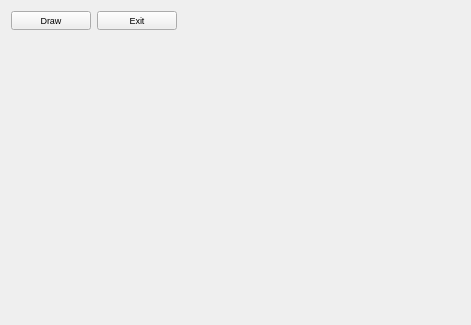
<?xml version="1.0" encoding="UTF-8"?>
<ui version="4.0">
 <class>MainWindow</class>
 <widget class="QMainWindow" name="MainWindow">
  <property name="geometry">
   <rect>
    <x>0</x>
    <y>0</y>
    <width>471</width>
    <height>325</height>
   </rect>
  </property>
  <property name="windowTitle">
   <string>MainWindow</string>
  </property>
  <widget class="QWidget" name="centralWidget">
   <layout class="QGridLayout" name="gridLayout">
    <item row="0" column="0">
     <layout class="QHBoxLayout" name="horizontalLayout">
      <item>
       <widget class="QPushButton" name="pbDraw">
        <property name="font">
         <font>
          <pointsize>7</pointsize>
         </font>
        </property>
        <property name="text">
         <string>Draw</string>
        </property>
       </widget>
      </item>
      <item>
       <widget class="QPushButton" name="pbExit">
        <property name="font">
         <font>
          <pointsize>7</pointsize>
         </font>
        </property>
        <property name="text">
         <string>Exit</string>
        </property>
       </widget>
      </item>
      <item>
       <spacer name="horizontalSpacer">
        <property name="orientation">
         <enum>Qt::Horizontal</enum>
        </property>
        <property name="sizeHint" stdset="0">
         <size>
          <width>350</width>
          <height>20</height>
         </size>
        </property>
       </spacer>
      </item>
     </layout>
    </item>
    <item row="1" column="0">
     <widget class="GLWidget" name="widSignal" native="true">
      <property name="sizePolicy">
       <sizepolicy hsizetype="Preferred" vsizetype="Expanding">
        <horstretch>0</horstretch>
        <verstretch>0</verstretch>
       </sizepolicy>
      </property>
     </widget>
    </item>
   </layout>
  </widget>
  <action name="actionExit">
   <property name="text">
    <string>Exit</string>
   </property>
  </action>
  <action name="actionDraw">
   <property name="text">
    <string>Draw</string>
   </property>
  </action>
 </widget>
 <layoutdefault spacing="6" margin="11"/>
 <customwidgets>
  <customwidget>
   <class>GLWidget</class>
   <extends>QWidget</extends>
   <header>glwidget.h</header>
   <container>1</container>
  </customwidget>
 </customwidgets>
 <resources/>
 <connections>
  <connection>
   <sender>pbDraw</sender>
   <signal>clicked()</signal>
   <receiver>actionDraw</receiver>
   <slot>trigger()</slot>
   <hints>
    <hint type="sourcelabel">
     <x>51</x>
     <y>32</y>
    </hint>
    <hint type="destinationlabel">
     <x>-1</x>
     <y>-1</y>
    </hint>
   </hints>
  </connection>
  <connection>
   <sender>pbExit</sender>
   <signal>clicked()</signal>
   <receiver>actionExit</receiver>
   <slot>trigger()</slot>
   <hints>
    <hint type="sourcelabel">
     <x>131</x>
     <y>20</y>
    </hint>
    <hint type="destinationlabel">
     <x>-1</x>
     <y>-1</y>
    </hint>
   </hints>
  </connection>
 </connections>
</ui>
